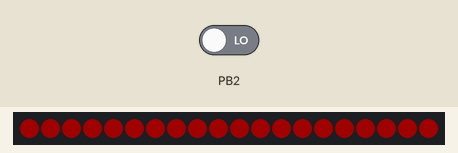
A program run on a simulated ATtiny85, built with avr-gcc and run on an emulated ATtiny85. Parts: 20 RGB LEDs in strip order, left to right. Inputs (shaded band) come from the test bench; at power-on: PB2 LOW. Dim RGB values are drawn brighter than linear; EEPROM starts erased.

Above: at 1.3 s.
2.7 s: PB2 driven HIGH
At 3.7 s:
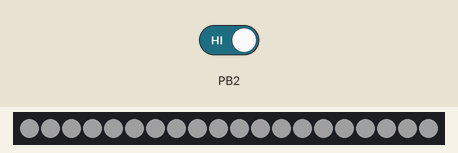
4.2 s: PB2 driven LOW
At 4.8 s:
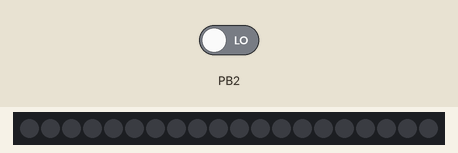
Timing chart, 0 to 7.2 s (numbered marks = the images above; inputs shaded):
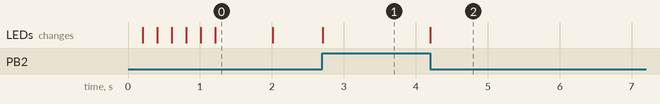

Measured:
- after the input at 2.7 s, the LEDs: change at once (image 1)
- after the input at 4.2 s, the LEDs: change at once (image 2)
- what the display in image 0 shows lasts 0.8 s, from 1.2 s to 2.0 s

The program:

main.cpp
```cpp
#include "Arduino.h"

#include <FastLED.h>
#include <avr/eeprom.h>

#define DATA_PIN 1

// LEDS variables
#define NUM_LEDS 20
CRGB leds[NUM_LEDS];

// global brightness
const int brightness = 32;

// store current pattern for restoration
const byte EEMEM address = 0;

// pattern variables
byte pattern = 0;
const byte patternMax = 3;

// alarm variables
bool blinkOn = false;
const unsigned long timeAlarmInterval = 800l;
unsigned long timeAlarmIntervalStart = 0l;

// key press bounce variables
const volatile unsigned long timeBounce = 250l;
volatile unsigned long timeBounceStart = 0l;

// traffic Light variables
byte trafficSlot = 0;
const byte trafficSlotMax = 13;
const unsigned long timeTraffic = 2000l;
unsigned long timeTrafficStart = 0l;
int white[] = { 0, 1, 2, 3, 4, 5, 6, 7, 8, 9, 10, 11, 12, 13, 14, 15, 16, 17, 18, 19};
int red[] = { };
int yellow[] = { };
int green[] = { };


void interruptServiceRoutine();
void showReady();
void showOn();
void showOff();
void showBlink();
void showWhite();
void showTrafficLight();


void setup() {
        FastLED.addLeds<WS2812B, DATA_PIN, GRB>(leds, NUM_LEDS);
        FastLED.setBrightness(brightness);
        pattern = eeprom_read_byte(&address);
        attachInterrupt(0, interruptServiceRoutine, HIGH);
        showReady();
}

void loop() {
        switch (pattern) {
        case 0:
                showBlink();
                break;
        case 1:
                showTrafficLight();
                showWhite();
                break;
        case 2:
                showOff();
                break;
        case 3: // disabled
                showOn();
                break;
        }
}

void interruptServiceRoutine() {
        if (millis() > timeBounceStart + timeBounce) {
                timeBounceStart = millis();
                if (pattern++ > patternMax - 2) {
                        pattern = 0;
                }
                eeprom_write_byte(&address, pattern);
        }
}

void showReady() {
        for (int i = 0; i < 3; i++) {
                leds[0] = CRGB::Green;
                FastLED.show();
                delay(200);
                leds[0] = CRGB::Black;
                FastLED.show();
                delay(200);
        }
}

void setAllLedColor(CRGB color) {
        for (int led = 0; led < NUM_LEDS; led++) {
                leds[led] = color;
        }
        FastLED.show();
}

void showOn() {
        setAllLedColor(CRGB::White);
}

void showOff() {
        setAllLedColor(CRGB::Black);
}

void showBlink() {
        if (millis() > timeAlarmIntervalStart + timeAlarmInterval) {
                timeAlarmIntervalStart = millis();
                if (blinkOn) {
                        blinkOn = false;
                        setAllLedColor(CRGB::Black);
                } else {
                        blinkOn = true;
                        setAllLedColor(CRGB::Red);
                }
        }
}

void showWhite() {
        for (int i : white) {
                leds[i] = CRGB::White;
        }
        FastLED.show();
}

void showTrafficLight() {
        if (millis() > timeTrafficStart + timeTraffic) {
                timeTrafficStart = millis();
                if (trafficSlot++ > trafficSlotMax - 2) {
                        trafficSlot = 0;
                }
                switch (trafficSlot) {
                case 0:
                        for (int i : red) {
                                leds[i] = CRGB::Red;
                        }
                        for (int i : yellow) {
                                leds[i] = CRGB::Black;
                        }
                        for (int i : green) {
                                leds[i] = CRGB::Black;
                        }
                        break;
                case 1:
                        for (int i : red) {
                                leds[i] = CRGB::Red;
                        }
                        for (int i : yellow) {
                                leds[i] = CRGB::Yellow;
                        }
                        for (int i : green) {
                                leds[i] = CRGB::Black;
                        }
                        break;
                case 2:
                case 3:
                case 4:
                        for (int i : red) {
                                leds[i] = CRGB::Black;
                        }
                        for (int i : yellow) {
                                leds[i] = CRGB::Black;
                        }
                        for (int i : green) {
                                leds[i] = CRGB::Green;
                        }
                        break;
                case 5:
                        for (int i : red) {
                                leds[i] = CRGB::Black;
                        }
                        for (int i : yellow) {
                                leds[i] = CRGB::Yellow;
                        }
                        for (int i : green) {
                                leds[i] = CRGB::Black;
                        }
                        break;
                case 6:
                case 7:
                case 8:
                case 9:
                case 10:
                case 11:
                case 12:
                        for (int i : red) {
                                leds[i] = CRGB::Red;
                        }
                        for (int i : yellow) {
                                leds[i] = CRGB::Black;
                        }
                        for (int i : green) {
                                leds[i] = CRGB::Black;
                        }
                        break;
                }
                FastLED.show();
        }
}
```
